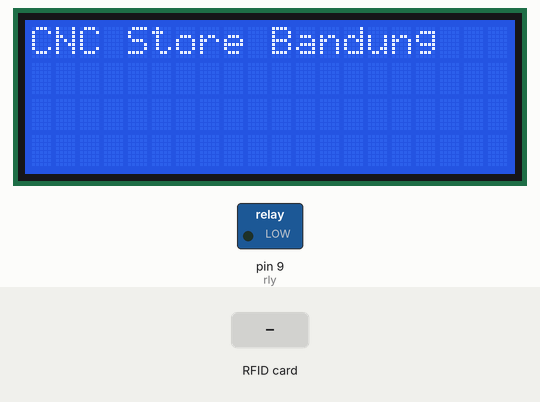
This sketch was run on a simulated Arduino Leonardo, built with avr-gcc and run on an emulated ATmega32U4. Parts: 20×4 character LCD, switched loads named in the sketch (green lamp = pin HIGH). The inputs (shaded band) are chosen by the test bench. What the sketch prints to the serial monitor is not drawn.

Above: at 1.2 s.
1.3 s: RFID card 5E 7A 19 C4 held to the reader
At 2.6 s:
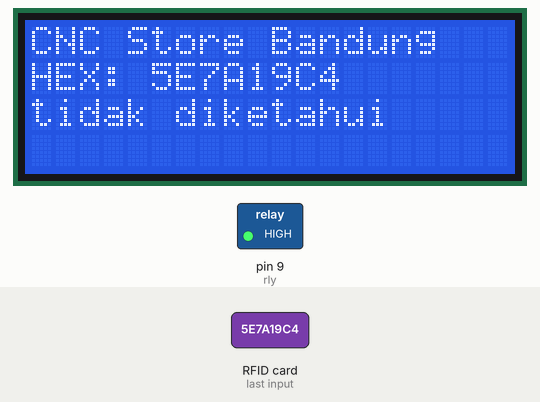
2.9 s: RFID card 62 92 7C 1C held to the reader
At 3.5 s:
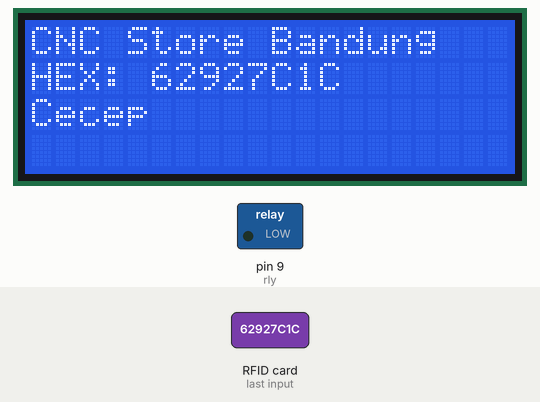
4.4 s: RFID card 2D CA 08 1C held to the reader
At 5.8 s:
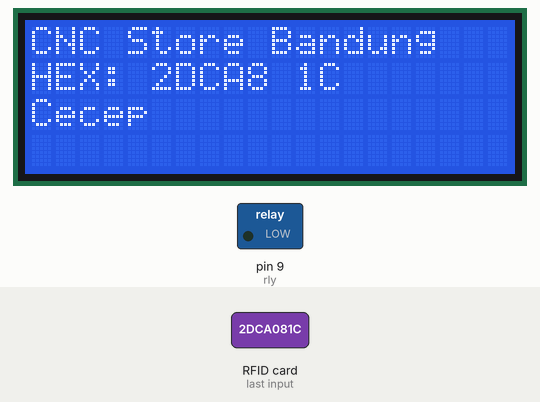
Timing chart, 0 to 7.4 s (numbered marks = the images above; inputs shaded):
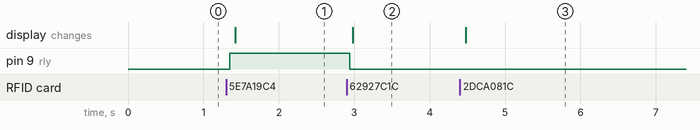

Measured:
- after the input at 1.3 s, pin 9 (rly): LOW → HIGH after 0.05 s; the display: changes after 0.12 s (image 1)
- after the input at 2.9 s, pin 9 (rly): HIGH → LOW at once; the display: changes after 0.08 s (image 2)
- after the input at 4.4 s, the display: changes after 0.08 s (image 3)

The sketch:

RFID_PN532.ino
```cpp
#include <Wire.h>
#include <SPI.h>
//--download dari web--//
#include <Adafruit_PN532.h>
#include <LiquidCrystal_I2C.h>

//--relay--//
#define rly 9

//--LCD--//
LiquidCrystal_I2C lcd(0x27, 20, 4);

//--RFID--//
//Define a interface de comunicação
#if 0
#include <SPI.h>
#include <PN532_SPI.h>
#include "PN532.h"
PN532_SPI pn532spi(SPI, 10);
PN532 nfc(pn532spi);

#else
#include <Wire.h>
#include <PN532_I2C.h>
#include <PN532.h>
#include <NfcAdapter.h>

PN532_I2C pn532i2c(Wire);
PN532 nfc(pn532i2c);
#endif

int tukimin[4]={0x62,0x92,0x7C,0x1C};
int sukijan[8]={0x2D,0xCA,0x08,0x1C};
void setup(void) {
  Serial.begin(115200);
  pinMode(rly,OUTPUT);
  lcd.begin();
  lcd.backlight();
  lcd.setCursor(0, 0);
  lcd.print("CNC Store Bandung");

  while (!Serial) delay(10); // for Leonardo/Micro/Zero
  Serial.println("Hello!");

  nfc.begin();

  uint32_t versiondata = nfc.getFirmwareVersion();
  if (! versiondata) {
    Serial.print("Didn't find PN53x board");
    while (1); // halt
  }

  Serial.print("Found chip PN5"); Serial.println((versiondata >> 24) & 0xFF, HEX);
  Serial.print("Firmware ver. "); Serial.print((versiondata >> 16) & 0xFF, DEC);
  Serial.print('.'); Serial.println((versiondata >> 8) & 0xFF, DEC);

  nfc.setPassiveActivationRetries(0xFF);
  nfc.SAMConfig();

  Serial.println("Waiting for an ISO14443A card");
}

void loop(void) {
  boolean success;
  uint8_t uid[] = { 0, 0, 0, 0, 0, 0, 0 };  // Buffer to store the returned UID
  uint8_t uidLength;        // Length of the UID (4 or 7 bytes depending on ISO14443A card type)

  // Wait for an ISO14443A type cards (Mifare, etc.).  When one is found
  // 'uid' will be populated with the UID, and uidLength will indicate
  // if the uid is 4 bytes (Mifare Classic) or 7 bytes (Mifare Ultralight)
  success = nfc.readPassiveTargetID(PN532_MIFARE_ISO14443A, &uid[0], &uidLength);

  if (success) {
    Serial.println("Found a card!");
    Serial.print("UID Length: "); Serial.print(uidLength, DEC); Serial.println(" bytes");
    Serial.print("UID Value: ");
    lcd.clear();
    lcd.setCursor(0, 0);
    lcd.print("CNC Store Bandung");
    for (uint8_t i = 0; i < uidLength; i++)
    {
      Serial.print(" 0x"); Serial.print(uid[i], HEX);
      lcd.setCursor(0,1);
      lcd.print("HEX: ");
      lcd.setCursor(5+(i * 2), 1);
      lcd.print(uid[i], HEX);
      //-- cek name--//
      lcd.setCursor(0,2);
      if (uid[i]==tukimin[i]){
        lcd.print("Cecep");
        digitalWrite(rly,LOW);
      }
      else if(uid[i]==sukijan[i]){
        lcd.print("Ujang");
        digitalWrite(rly,LOW);
      }
      else{
        lcd.print("tidak diketahui");
        digitalWrite(rly,HIGH);
      }
    }
    Serial.println("");
    // Wait 1 second before continuing
    delay(1000);
  }
  else
  {
    // PN532 probably timed out waiting for a card
    Serial.println("Timed out waiting for a card");
  }
}
```
